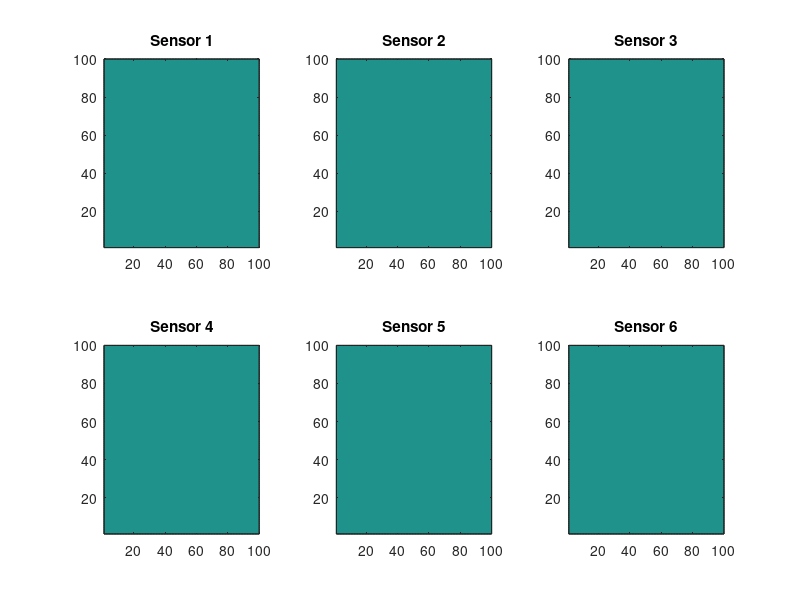

The MATLAB script that drew this image: (Note: this script raises an error after producing the figure.)
%% %%%%%%%%%%%%%%%%%%%%%%%%%%%%%%%%%%%%%%%%%%%%%%%%%%%%%%%%%%%
%% Multi Sensor-based Distributed Bayesian Estimator
% This code is for distributed bayesian estimator for target positioning and tracking
% (1) Target: Static target with unknown position
% (2) Sensors: Binary sensor with only 0 or 1 measurement
% (3) Strategy: (3.1) Observation Exchange strategy (Neighbourhood or Global-Exchange)
%               (3.2) Probability Map Consensus strategy (single step or multi-step)
%% 2015 June; All Copyright Reserved
% Fixed topology case

clear; clc; close all
Selection1 = 5;    % select observaition exchange and fusion strategies
max_EstStep = 110; % max step
switch Selection1
    case 1,  ObservExch='off'; ConsenStep=0;
    case 2,  ObservExch='off'; ConsenStep=10;
    case 3,  ObservExch='sing'; ConsenStep=0;
    case 4,  ObservExch='sing'; ConsenStep=10;
    case 5,  ObservExch='multi'; ConsenStep=0;
    case 6,  ObservExch='multi'; ConsenStep=10;
    otherwise, error('No selection.');
end

Selection2 = 4; % select the motion of agents and target
switch Selection2
    case 1,  r_move= 0; tar_move=0;
    case 2,  r_move= 0; tar_move=1;
    case 3,  r_move= 1; tar_move=0;
    case 4,  r_move= 1; tar_move=1;
    otherwise, error('No selection.');
end

%% %%%%%%%%%%%%%%%%%%%%%%%%%%%%%%%%%%%%%%%%%%%%%%%%%%%%%%%%%%%
%% Field Setup
fld.x = 100; fld.y = 100;  % Field size
fld.map = ones(fld.x,fld.y)/(fld.x*fld.y);
[xpt,ypt] = meshgrid(1:fld.x,1:fld.y);

%% Target Setup
switch Selection2
    case {1,3} 
        fld.tx = 50; 
        fld.ty = 50;% Target position, but unknown to estimator
    case {2,4} 
        fld.tx = 50; 
        fld.ty = 15;% Target position, but unknown to estimator
end

fld.target.speed = 1;
fld.target.cov = 0.0001*eye(2);% covariance of the target motion model
if tar_move == 0
    fld.target.dx= 0;
    fld.target.dy= 0;
elseif tar_move == 1
    fld.target.dx= 0;
    fld.target.dy= 1;
end

%% Probability Map Consensus setup
ConsenFigure=0; % if 1, draw the concensus steps

%% Probability Map Update
% calculate the prediction matrix
% if tar_move == 1
    [ptx,pty] = meshgrid(1:fld.x,1:fld.y);
    pt = [ptx(:),pty(:)];
    upd_cell1 = cell(size(pt,1),1);
    for ii = 1:size(pt,1)
        upd_cell1{ii} = zeros(fld.x,fld.y);
        if (pt(ii,1)+fld.target.speed*fld.target.dx <= fld.x) && (pt(ii,2)+fld.target.speed*fld.target.dy <= fld.y)
            upd_cell1{ii}(pt(ii,1)+fld.target.speed*fld.target.dx,pt(ii,2)+fld.target.speed*fld.target.dy) = 1;
        end
    end
    

%% Path Planning setup
%{
hor = 3; % planning horizon
% desired distances among neighboring agents
% desDist = 10*[0 1 sqrt(3) 0 sqrt(3) 1; 
%     1 0 1 sqrt(3) 0 sqrt(3); 
%     sqrt(3) 1 0 1 sqrt(3) 0; 
%     0 sqrt(3) 1 0 1 sqrt(3); 
%     sqrt(3) 0 sqrt(3) 1 0 1; 
%     1 sqrt(3) 0 sqrt(3) 1 0];
desDist = 10*[0 1 sqrt(3) 2 sqrt(3) 1; 
    1 0 1 sqrt(3) 2 sqrt(3); 
    sqrt(3) 1 0 1 sqrt(3) 2; 
    2 sqrt(3) 1 0 1 sqrt(3); 
    sqrt(3) 2 sqrt(3) 1 0 1; 
    1 sqrt(3) 2 sqrt(3) 1 0];

dt = 1; % discretization time
vl = 0; vu = 3; % lower and upper bounds for robot speed

usePathUpdMap = 0; % if 1, each robot update its map based on neighbors' planned path; if 0, no update is conducted
useSimObs = 0; % if 1, each robot simulates the observations for neighbors' planned path

% precompute combinatorial matrix for calculating POD
all_comb = {};
for ii = 1:hor
    all_comb = [all_comb;num2cell(nchoosek(1:hor,ii),2)];
end
%}

%% Multi-Robot Setup
NumOfRobot = 6;
hf1=figure(1); set(hf1,'Position',[50,50,1000,600]); % for filtering cycle
hf3 = figure(3);
if ConsenFigure==1, hCon=figure(2); set(hCon,'Position',[200,50,1000,600]); end % for consensus cycle
switch Selection2
    case {1,2,3,4}
        x_set = [20,40,60,80,60,40];
        y_set = [50,20,20,50,80,80];
end

for i=1:NumOfRobot
    if r_move == 0
        rbt(i).x = x_set(i); % sensor position.x
        rbt(i).y = y_set(i); % sensor position.x
    elseif r_move == 1
        rbt(i).T = 5; % period of circling motion
        rbt(i).center = [x_set(i);y_set(i)];
        rbt(i).r = 10;
        rbt(i).w = 2*pi/rbt(i).T;
        rbt(i).x = x_set(i);
        rbt(i).y = y_set(i)+rbt(i).r;
    end
    
    rbt(i).map = ones(fld.x,fld.y);
    rbt(i).map = rbt(i).map/sum(sum(rbt(i).map));
%     if tar_move == 1
        rbt(i).talign_map = rbt(i).map; % store the prob_map for observations with same tiem index, i.e. P(x|z^1_1:k,...,z^N_1:k)
        rbt(i).talign_t = 0; % record the time for the time-aligned map 
%     end
    subplot(2,3,i); contourf((rbt(i).map)'); hold on; title(['Sensor ',num2str(i)]);
    rbt(i).prob = zeros(fld.x,fld.y);
    rbt(i).entropy = zeros(1,max_EstStep);
    for j = 1:NumOfRobot
        rbt(i).rbt(j).used = []; % save the observations times that have been used for updating
    end
end

% binary sensor model
sigmaVal=(fld.x/10)^2+(fld.y/10)^2; % covariance matrix for the sensor
k_s = 2*pi*sqrt(det(sigmaVal)); % normalizing factor
s_psi = 1/2*eye(2)/sigmaVal; % psi for the sensor
% robot colors
rbt(1).color = 'r';
rbt(2).color = 'g';
rbt(3).color = 'y';
rbt(4).color = 'c';
rbt(5).color = 'm';
rbt(6).color = 'w';

%% Communication structure
rbt(1).neighbour=[2,6];
rbt(2).neighbour=[1,3];
rbt(3).neighbour=[2,4];
rbt(4).neighbour=[3,5];
rbt(5).neighbour=[4,6];
rbt(6).neighbour=[1,5];

%% Robot Buffer for Observation Exchange
for i=1:NumOfRobot
    for j=1:NumOfRobot
        rbtBuffer{i}.rbt(j).x=[];
        rbtBuffer{i}.rbt(j).y=[];
        rbtBuffer{i}.rbt(j).z=[];
        rbtBuffer{i}.rbt(j).k=[];
        rbtBuffer{i}.rbt(j).prob=[];
        rbtBuffer{i}.rbt(j).map = {};% record the previously calculated map to reduce computation        
    end
end

%% %%%%%%%%%%%%%%%%%%%%%%%%%%%%%%%%%%%%%%%%%%%%%%%%%%%%%%%%%%%
%% Distributed Bayesian Filter for Target Tracking
count = 1; % time step
% record the time that the mpc solver cannot give a solution and the
% corresponding robot
err.time = [];
err.rbt = [];
while (1) %% Filtering Time Step
    figure(1); clf(hf1);
%     for i = 1:NumOfRobot
%         tmp_hf = figure(i+2); 
%         clf(tmp_hf);
%     end
    
    %% %%%%%%%%%%%%%%%%%%%%%%%%%%%%%%%
    %% Target Movement
    fld.tx = fld.tx + fld.target.speed * fld.target.dx;
    fld.ty = fld.ty + fld.target.speed * fld.target.dy;
    
    %% Generate measurement and observation probability
    for i=1:NumOfRobot % Robot Iteration
        rbt(i).z = sensorSim(rbt(i).x,rbt(i).y,fld.tx,fld.ty,sigmaVal);
    end
    
    %% %%%%%%%%%%%%%%%%%%%%%%%%%%%%%%%
    %% Bayesian Updating
    % observation exchange steps:
    % (1) send/receive and update stored observations
    % (2) observe
    % (3) repeat step (1)
    switch ObservExch
        %% No observation exch
        case 'off',
            for i=1:NumOfRobot % Robot Iteration
                if rbt(i).z == 1
                    rbt(i).prob = sensorProb(rbt(i).x,rbt(i).y,fld.x,fld.y,sigmaVal);
                elseif rbt(i).z == 0
                    rbt(i).prob = 1 - sensorProb(rbt(i).x,rbt(i).y,fld.x,fld.y,sigmaVal);
                end
                rbt(i).map = rbt(i).map.*rbt(i).prob;
                rbt(i).map = rbt(i).map/sum(sum(rbt(i).map));
            end
            
            %% With single observation exch
        case 'sing',
            for i=1:NumOfRobot % Robot Iteration
                if rbt(i).z == 1
                    rbt(i).prob = sensorProb(rbt(i).x,rbt(i).y,fld.x,fld.y,sigmaVal);
                elseif rbt(i).z == 0
                    rbt(i).prob = 1 - sensorProb(rbt(i).x,rbt(i).y,fld.x,fld.y,sigmaVal);
                end
            end
            for i=1:NumOfRobot
                rbt(i).map = rbt(i).map.*rbt(i).prob;
                for t=rbt(i).neighbour
                    rbt(i).map = rbt(i).map.*rbt(t).prob;
                end
                rbt(i).map = rbt(i).map/sum(sum(rbt(i).map));
            end
            
            %% with Multi-step observation exch
        case 'multi',
            if (Selection2 == 1) || (Selection2 == 3)
                % static target
                %% data transmission
                % (1) sending/receive   
                tempRbtBuffer = rbtBuffer;
                for i=1:NumOfRobot % Robot Iteration
                    % for information from neighbours to compare whether it is
                    % latest                   
                    for j=1:NumOfRobot
                        for t=rbt(i).neighbour
                            if t == 0 % if no neighbors
                                continue
                            end
                            % note: communication only transmit the latest
                            % observation stored in each neighbor
                            if (~isempty(rbtBuffer{t}.rbt(j).k)) && (isempty(tempRbtBuffer{i}.rbt(j).k) || (tempRbtBuffer{i}.rbt(j).k < rbtBuffer{t}.rbt(j).k))
                                tempRbtBuffer{i}.rbt(j).x = rbtBuffer{t}.rbt(j).x;
                                tempRbtBuffer{i}.rbt(j).y = rbtBuffer{t}.rbt(j).y;
                                tempRbtBuffer{i}.rbt(j).z = rbtBuffer{t}.rbt(j).z;
                                tempRbtBuffer{i}.rbt(j).k = rbtBuffer{t}.rbt(j).k;
                                tempRbtBuffer{i}.rbt(j).prob = rbtBuffer{t}.rbt(j).prob;
                            end
                        end
                    end
                end
                
                % return temperary buffer to robot buffer
                for i=1:NumOfRobot
                    for j=1:NumOfRobot
                        rbtBuffer{i}.rbt(j).x = tempRbtBuffer{i}.rbt(j).x;
                        rbtBuffer{i}.rbt(j).y = tempRbtBuffer{i}.rbt(j).y;
                        rbtBuffer{i}.rbt(j).z = tempRbtBuffer{i}.rbt(j).z;
                        rbtBuffer{i}.rbt(j).k = tempRbtBuffer{i}.rbt(j).k;
                        rbtBuffer{i}.rbt(j).prob = tempRbtBuffer{i}.rbt(j).prob;
                    end
                end
                
                % (2) observation
                % Observation of each robot
                for i=1:NumOfRobot
                        % initialize the buffer
                        rbtBuffer{i}.rbt(i).x=rbt(i).x;
                        rbtBuffer{i}.rbt(i).y=rbt(i).y;
                        rbtBuffer{i}.rbt(i).z=rbt(i).z;
                        rbtBuffer{i}.rbt(i).k=count;
                        if (~isempty(rbtBuffer{i}.rbt(i).k)) && (rbtBuffer{i}.rbt(i).z == 1)
                            rbtBuffer{i}.rbt(i).prob = sensorProb(rbtBuffer{i}.rbt(i).x,rbtBuffer{i}.rbt(i).y,fld.x,fld.y,sigmaVal);
                        elseif ~isempty(rbtBuffer{i}.rbt(i).k) && (rbtBuffer{i}.rbt(i).z == 0)
                            rbtBuffer{i}.rbt(i).prob = 1 - sensorProb(rbtBuffer{i}.rbt(i).x,rbtBuffer{i}.rbt(i).y,fld.x,fld.y,sigmaVal);
                        end
                end
                display(rbtBuffer{1}.rbt(1)),display(rbtBuffer{1}.rbt(2)),display(rbtBuffer{1}.rbt(3))
                display(rbtBuffer{1}.rbt(4)),display(rbtBuffer{1}.rbt(5)),display(rbtBuffer{1}.rbt(6))
                
                %% update by bayes rule
                % calculate probility of latest z
                for i=1:NumOfRobot % Robot Iteration
                    for j=1:NumOfRobot
                        if (~isempty(rbtBuffer{i}.rbt(j).k)) && (~ismember(rbtBuffer{i}.rbt(j).k,rbt(i).rbt(j).used))
                            rbt(i).map=rbt(i).map.*rbtBuffer{i}.rbt(j).prob;
                            rbt(i).rbt(j).used = [rbt(i).rbt(j).used,rbtBuffer{i}.rbt(j).k];
                        end
                    end
                    rbt(i).map=rbt(i).map/sum(sum(rbt(i).map));
                end               
                
            elseif (Selection2 == 2) || (Selection2 == 4)
                % moving target
                %% data transmission
                % (1) sending/receive
                % multi-step transmit of observation
                tempRbtBuffer=rbtBuffer;
                for i=1:NumOfRobot % Robot Iteration
                    % for information from neighbours to compare whether it is
                    % latest
                    for j=1:NumOfRobot
                        for t=rbt(i).neighbour
                            % note: communication only transmit the latest
                            % observation stored in each neighbor
                            if (~isempty(rbtBuffer{t}.rbt(j).k)) && (isempty(tempRbtBuffer{i}.rbt(j).k) || (tempRbtBuffer{i}.rbt(j).k(1) < rbtBuffer{t}.rbt(j).k(1)))
                                tempRbtBuffer{i}.rbt(j).x = [rbtBuffer{t}.rbt(j).x(1),tempRbtBuffer{i}.rbt(j).x];
                                tempRbtBuffer{i}.rbt(j).y = [rbtBuffer{t}.rbt(j).y(1),tempRbtBuffer{i}.rbt(j).y];
                                tempRbtBuffer{i}.rbt(j).z = [rbtBuffer{t}.rbt(j).z(1),tempRbtBuffer{i}.rbt(j).z];
                                tempRbtBuffer{i}.rbt(j).k = [rbtBuffer{t}.rbt(j).k(1),tempRbtBuffer{i}.rbt(j).k];
                            end
                        end
                        % remove unneeded records
                        rmv_idx = tempRbtBuffer{i}.rbt(j).k <= rbt(i).talign_t;
                        tempRbtBuffer{i}.rbt(j).x(rmv_idx)=[];
                        tempRbtBuffer{i}.rbt(j).y(rmv_idx)=[];
                        tempRbtBuffer{i}.rbt(j).z(rmv_idx)=[];
                        tempRbtBuffer{i}.rbt(j).k(rmv_idx)=[];
                    end
                end
                
                % return temperary buffer to robot buffer
                for i=1:NumOfRobot
                    for j=1:NumOfRobot
                        rbtBuffer{i}.rbt(j).x = tempRbtBuffer{i}.rbt(j).x;
                        rbtBuffer{i}.rbt(j).y = tempRbtBuffer{i}.rbt(j).y;
                        rbtBuffer{i}.rbt(j).z = tempRbtBuffer{i}.rbt(j).z;
                        rbtBuffer{i}.rbt(j).k = tempRbtBuffer{i}.rbt(j).k;
                    end
                end
                
                % (2) observation
                % Observation of each robot
                for i=1:NumOfRobot
                    rbtBuffer{i}.rbt(i).x=[rbt(i).x,rbtBuffer{i}.rbt(i).x];
                    rbtBuffer{i}.rbt(i).y=[rbt(i).y,rbtBuffer{i}.rbt(i).y];
                    rbtBuffer{i}.rbt(i).z=[rbt(i).z,rbtBuffer{i}.rbt(i).z];
                    rbtBuffer{i}.rbt(i).k=[count,rbtBuffer{i}.rbt(i).k];
                    % remove unneeded records
                    % only observations that are got no less than talign_t+1
                    % are used for Bayes filtering
                    rmv_idx = rbtBuffer{i}.rbt(i).k <= rbt(i).talign_t;
                    rbtBuffer{i}.rbt(i).x(rmv_idx)=[];
                    rbtBuffer{i}.rbt(i).y(rmv_idx)=[];
                    rbtBuffer{i}.rbt(i).z(rmv_idx)=[];
                    rbtBuffer{i}.rbt(i).k(rmv_idx)=[];
                end
                
                display(rbtBuffer{1}.rbt(1)),display(rbtBuffer{1}.rbt(2)),display(rbtBuffer{1}.rbt(3))
                display(rbtBuffer{1}.rbt(4)),display(rbtBuffer{1}.rbt(5)),display(rbtBuffer{1}.rbt(6))
                
                %% update by bayes rule
                
                for i=1:NumOfRobot % Robot Iteration
                    talign_flag = 1; % if all agent's observation's time are no less than talign_t+1, then talign_flag = 1, increase talign_t
                    tmp_t = rbt(i).talign_t;
                    tmp_map = rbt(i).talign_map;
                    
                    %                 if i == 1
                    %                     hf2 = figure (2);
                    %                     contourf((tmp_map)'); hold on;
                    %                     title('t_align map before prediction step');
                    %                 end
                    
                    for t = (rbt(i).talign_t+1):count
                        %% prediction step
                        tmp_map2 = zeros(size(tmp_map));
                        for k = 1:size(pt,1)
                            tmp_map2 = tmp_map2+upd_cell1{k}*tmp_map(pt(k,1),pt(k,2));
                        end
                        tmp_map = tmp_map2;
                        
                        %% updating step
                        for j=1:NumOfRobot
                            if (~isempty(rbtBuffer{i}.rbt(j).k)) && (rbtBuffer{i}.rbt(j).k(1) >= t)
                                %                             l = find(rbtBuffer{i}.rbt(j).k == t);
                                if t < rbtBuffer{i}.rbt(j).k(1)
                                    rbtBuffer{i}.rbt(j).prob = rbtBuffer{i}.rbt(j).map{t};
                                elseif t == rbtBuffer{i}.rbt(j).k(1)
                                    if rbtBuffer{i}.rbt(j).z(1) == 1
                                        rbtBuffer{i}.rbt(j).prob = sensorProb(rbtBuffer{i}.rbt(j).x(1),rbtBuffer{i}.rbt(j).y(1),fld.x,fld.y,sigmaVal);
                                    elseif rbtBuffer{i}.rbt(j).z(1) == 0
                                        rbtBuffer{i}.rbt(j).prob = 1 - sensorProb(rbtBuffer{i}.rbt(j).x(1),rbtBuffer{i}.rbt(j).y(1),fld.x,fld.y,sigmaVal);
                                    end
                                    % record the previously calculated map to
                                    % reduce computation
                                    rbtBuffer{i}.rbt(j).map{t} = rbtBuffer{i}.rbt(j).prob;
                                end
                                tmp_map = tmp_map.*rbtBuffer{i}.rbt(j).prob;
                            else
                                talign_flag = 0;
                            end
                        end
                        if (t == rbt(i).talign_t+1) && (talign_flag == 1)
                            rbt(i).talign_map = tmp_map;
                            rbt(i).talign_map = rbt(i).talign_map/sum(sum(rbt(i).talign_map));
                            tmp_t = tmp_t+1;
                        end
                    end
                    
                    rbt(i).talign_t = tmp_t;
                    rbt(i).map = tmp_map;
                    rbt(i).map = rbt(i).map/sum(sum(rbt(i).map));
                end
                % record the map for each time
                rbt(i).map_cell{count} = rbt(i).map;
            end
            %% Error
        otherwise, error('Observation Communication Error!');
    end
    
    %% %%%%%%%%%%%%%%%%%%%%%%%%%%%%%%%
    %% Entropy calculation of posterior pdf
    for i=1:NumOfRobot 
        tmp_map = rbt(i).map;
        % this avoids the error when some grid has zeros probability
        tmp_map(tmp_map <= realmin) = realmin;
        dis_entropy = -(tmp_map).*log2(tmp_map); % get the p*log(p) for all grid points    
%         fun = @(x,y) interp2(1:fld.x,1:fld.y,dis_entropy,x,y);
%         rbt(i).entropy(count) =  integral2(fun,1,fld.x,1,fld.y);
        rbt(i).entropy(count) = sum(sum(dis_entropy));
    end
    
    %% %%%%%%%%%%%%%%%%%%%%%%%%%%%%%%%
    %% Plot Local PDFs for Each Sensor After Including Observations
    hf1 = figure (1); % handle for subplots 
%     for i=1:NumOfRobot 
%         subplot(2,3,i); contourf((rbt(i).map)'); hold on;
%         title(['Sensor ',num2str(i), ' Observ.= ',num2str(rbt(i).z)],'FontSize',14);
%         for j=1:NumOfRobot
%             if i==j
%                 plot(rbt(j).x, rbt(j).y, 's','Color',rbt(j).color,'MarkerSize',10,'LineWidth',3);
%             else
%                 plot(rbt(j).x, rbt(j).y, 'p','Color',rbt(j).color,'MarkerSize',10,'LineWidth',1.5);
%             end
%             plot(fld.tx, fld.ty, 'c+','MarkerSize',10,'LineWidth',3);
%             set(gca,'fontsize',14)
%         end
%     end
%     subplot(2,3,5); xlabel(['Step=',num2str(count)],'FontSize',14);
    
    % plot single figure for the first robot
    for k = 1%:NumOfRobot
        tmp_hd = figure (k+2); % handle for plot of a single robot's target PDF
        clf(tmp_hd);
        contourf((rbt(k).map)'); hold on;
        title(['Sensor ',1, ' Observ.= ',num2str(rbt(1).z)],'FontSize',16);
        for j=1:NumOfRobot
            if j==k
                plot(rbt(j).x, rbt(j).y, 's','Color',rbt(j).color,'MarkerSize',10,'LineWidth',3);
            else
                plot(rbt(j).x, rbt(j).y, 'p','Color',rbt(j).color,'MarkerSize',10,'LineWidth',1.5);
            end
            plot(fld.tx, fld.ty, 'c+','MarkerSize',10,'LineWidth',3);
            set(gca,'fontsize',16)
        end
        xlabel(['Step=',num2str(count)],'FontSize',16);
    end
    
    %% %%%%%%%%%%%%%%%%%%%%%%%%%%%%%%%%
    %% Probability Map Consensus
    %{
    for i=1:NumOfRobot % Robot Iteration
        rbtCon(i).map=rbt(i).map;
    end
    for ConStep=1:ConsenStep % Consensus cycle
        if ConsenFigure==1, figure(2);clf(hCon); end
        for i=1:NumOfRobot % Robot Iteration
            neighNum=length(rbt(i).neighbour)+1;
            for t=rbt(i).neighbour
                tempRbtCon(i).map=rbtCon(i).map+rbtCon(t).map;
            end
            tempRbtCon(i).map=tempRbtCon(i).map/neighNum;
        end
        % plot local PDFs after concensus
        for i=1:NumOfRobot
            rbtCon(i).map=tempRbtCon(i).map;
            if ConsenFigure==1
                subplot(2,3,i); contourf((rbtCon(i).map)'); title(['Sensor ',num2str(i)]);
                hold on;
                for j=1:NumOfRobot
                    if i==j
                        plot(rbt(j).x, rbt(j).y, 's','Color',rbt(j).color,'MarkerSize',8,'LineWidth',3);
                    else
                        plot(rbt(j).x, rbt(j).y, 'p','Color',rbt(j).color, 'MarkerSize',8,'LineWidth',1.5);
                    end
                end
            end
        end
    end
    for i=1:NumOfRobot % Robot Iteration
        rbt(i).map=rbtCon(i).map;
    end
    %}
    
    %% %%%%%%%%%%%%%%%%%%%%%%%%%%%%%%%%
    %% robot moves
    if r_move == 1
%         x_tmp = unidrnd(fld.x-2,1,NumOfRobot)+1; % generate random number within 2:fld.x-1
%         y_tmp = unidrnd(fld.y-2,1,NumOfRobot)+1;
        for i=1:NumOfRobot % Robot Iteration
            tmp_angl = calAngle([rbt(i).x;rbt(i).y]-rbt(i).center);
            tmp_angl = tmp_angl+rbt(i).w;
            rbt(i).x = rbt(i).r*cos(tmp_angl)+rbt(i).center(1);
            rbt(i).y = rbt(i).r*sin(tmp_angl)+rbt(i).center(2);
        end
    end
    
    % save plots
    %
    if (count == 1) || (count == 3) || (count == 5) || (count == 7) ||...
            (count == 10) || (count == 20) || (count == 30) || (count == 40)...
            || (count == 50) || (count == 60) || (count == 70) || (count == 80)...
            || (count == 90) || (count == 100) 
        switch Selection2
            case 1,  tag = 'sta_sen_sta_tar';
            case 2,  tag = 'sta_sen_mov_tar';
            case 3,  tag = 'mov_sen_sta_tar';
            case 4,  tag = 'mov_sen_mov_tar';
        end
%         file_name1 = sprintf('./figures/data_exchange_switch/%s_%d_%s',tag,count,datestr(now,1));
%         saveas(hf1,file_name1,'fig')
%         saveas(hf1,file_name1,'jpg')
%         for k = 1:NumOfRobot
%             tmp_hf = figure(k+2);
%             file_name2 = sprintf('./figures/data_exchange_switch/%s_single_%d_%d_%s',tag,k,count,datestr(now,1));
%             saveas(tmp_hf,file_name2,'fig')
%             saveas(tmp_hf,file_name2,'jpg')
%         end
    end
    %}
    
    %% %%%%%%%%%%%%%%%%%%%%%%%%%%%%%%%
    %% Terminate Time Cycle
    count = count+1;
    disp(count);
    if count > max_EstStep
        break
    end
end

%% %%%%%%%%%%%%%%%%%%%%%%%%%%%%%%%

%% plot the entropy
hf2 = figure(2);
line_clr = ['r','g','b','c','m','k'];
line_marker = {'o','*','s','d','^','h'};
for i=1:NumOfRobot
    plot(1:count-2,rbt(i).entropy(1:count-2),line_clr(i),'LineWidth',2,'Marker',line_marker{i},'MarkerSize',2); hold on;
    xlim([0,count-1])
end
title('Entropy of the Target PDF','FontSize',16);
xlabel('Time','FontSize',16);
ylabel('Entropy','FontSize',16);

[hleg1, hobj1] = legend('Robot 1','Robot 2','Robot 3','Robot 4','Robot 5','Robot 6');
textobj = findobj(hobj1, 'type', 'text');
set(textobj, 'fontsize', 15);

switch Selection2
    case 1,  tag = 'sta_sen_sta_tar';
    case 2,  tag = 'sta_sen_mov_tar';
    case 3,  tag = 'mov_sen_sta_tar';
    case 4,  tag = 'mov_sen_mov_tar';
end
file_name2 = sprintf('./figures/data_exchange/%s_entropy_%s',tag,datestr(now,1));
% saveas(hf2,file_name2,'fig')
% saveas(hf2,file_name2,'jpg')

%% save robot structure
file_name3 = sprintf('./figures/data_exchange/%s_robot.mat_%s',tag,datestr(now,1));
save(file_name3,'rbt')